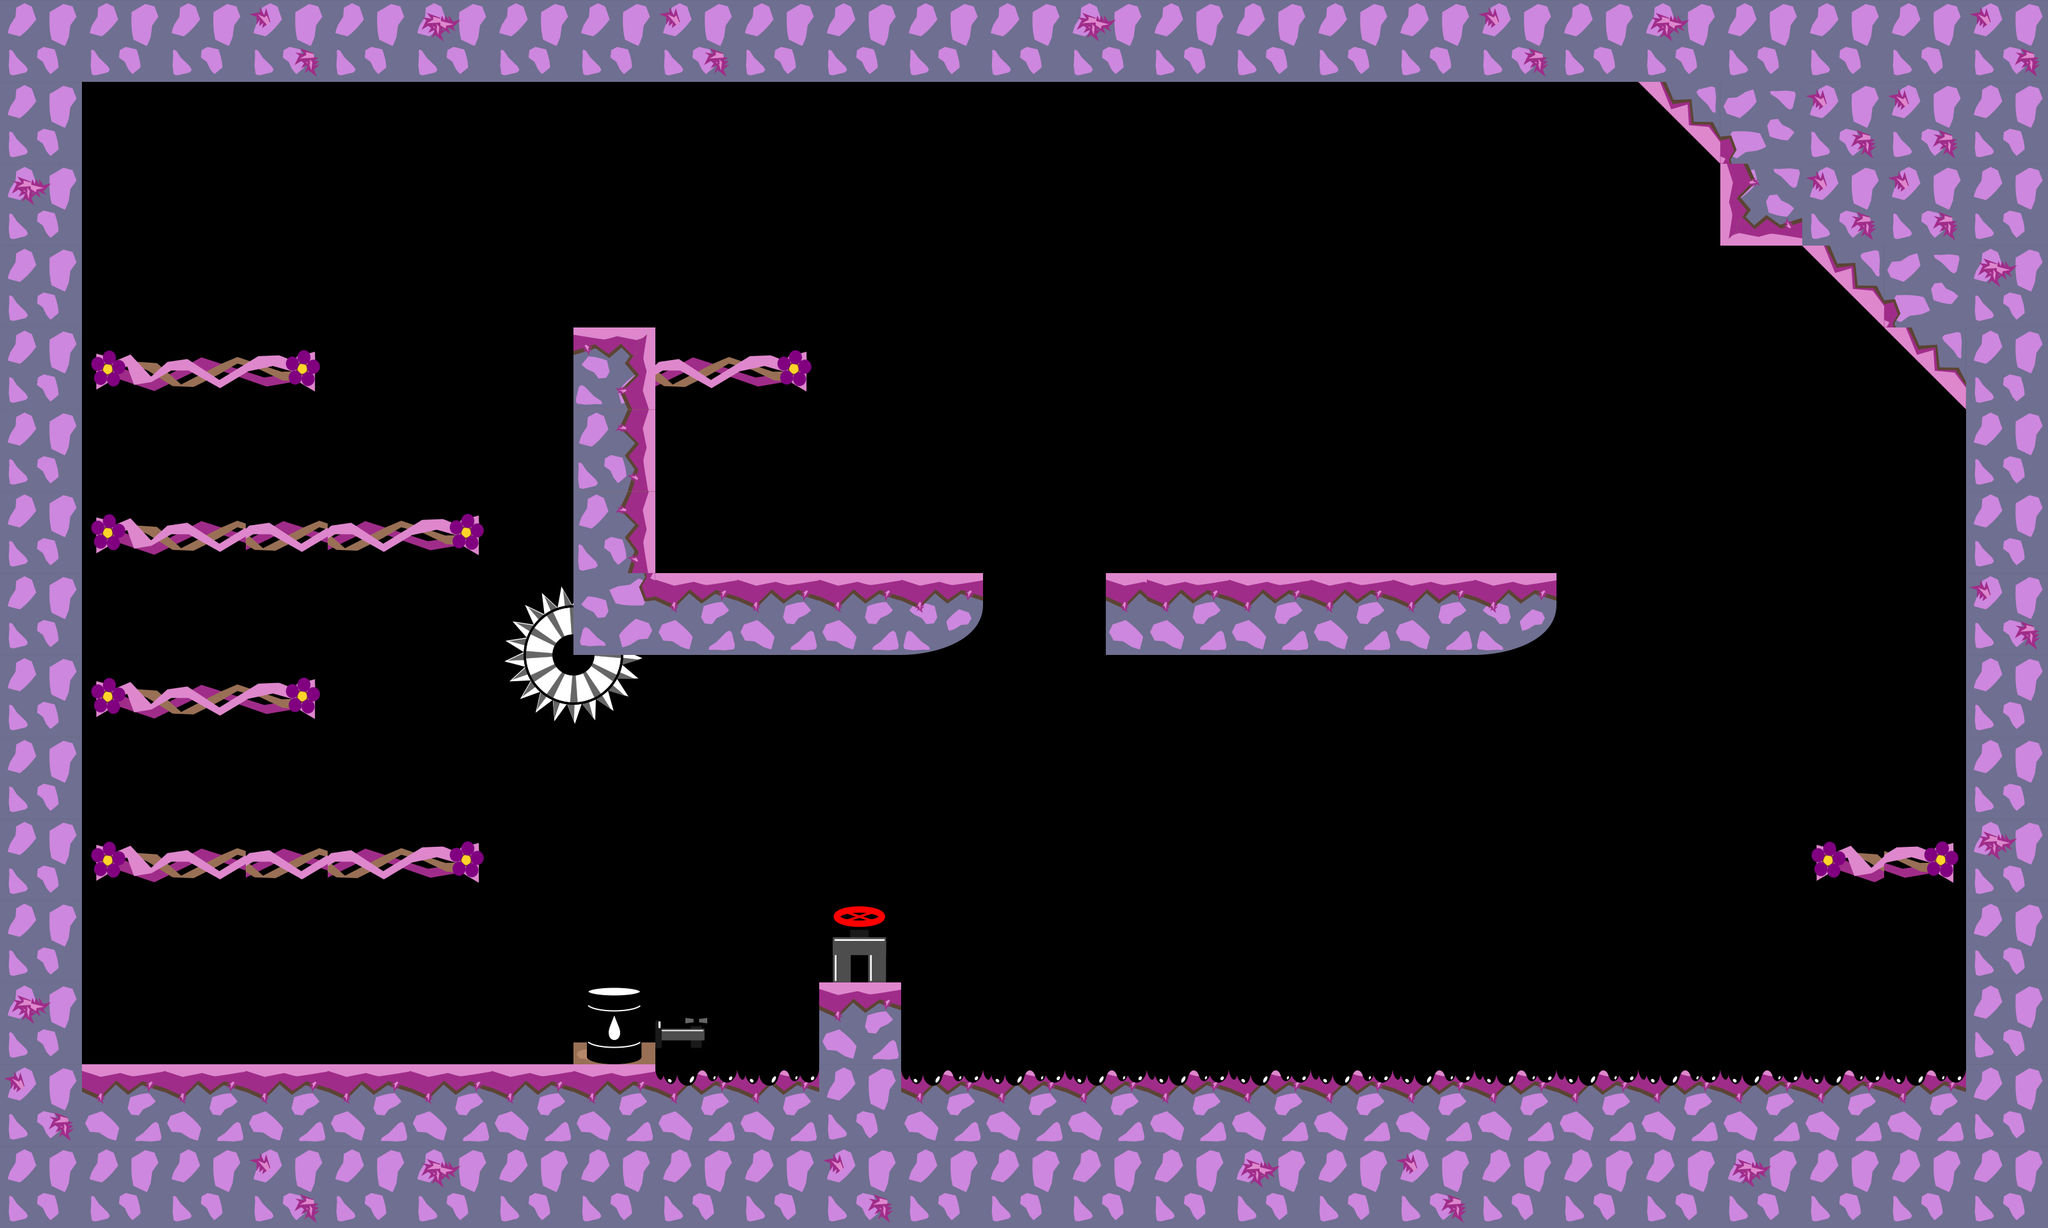

A level layout from a 2D game, rendered from its tile map. Below: a short description, then the map file with tile-grid data replaced by summaries:
An orthogonal 25x15 tile map with 128x128 px tiles, 2 tile layers (graphics, oil), 4 tilesets and 36 objects.

<map version="1.0" tiledversion="1.1.1" orientation="orthogonal" renderorder="right-down" width="25" height="15" tilewidth="128" tileheight="128" infinite="0" nextobjectid="150">
 <tileset firstgid="1" source="tiles_128x128.tsx" />
 <tileset firstgid="37" source="tiles_oil_128x128.tsx" />
 <tileset firstgid="77" source="tiles_128x128_purple.tsx" />
 <tileset firstgid="113" source="tiles_128x128_vines.tsx" />
 <layer name="graphics" width="25" height="15">
  <data>[375 cells, 147 non-empty, 18 distinct tile ids]</data>
 </layer>
 <layer name="oil" width="25" height="15">
  <data>[375 cells, 18 non-empty, 4 distinct tile ids]</data>
 </layer>
 <objectgroup name="blocks">
  <object id="2" x="3072" y="4" width="112" height="1696" />
  <object id="3" x="64" y="52" width="64" height="1684" />
  <object id="4" x="8" y="4" width="3172" height="120" />
  <object id="108" x="896" y="896" width="637.091" height="128" />
  <object id="109" x="896" y="512" width="128" height="384" />
  <object id="127" x="8" y="1664" width="3196" height="248.002" />
  <object id="134" x="1726.06" y="896" width="705.939" height="128" />
  <object id="148" x="2688" y="256" width="128" height="128" />
 </objectgroup>
 <objectgroup name="slope">
  <object id="149" x="2536.36" y="106.061">
   <polygon points="0,0 590.909,575.758 578.788,0" />
  </object>
 </objectgroup>
 <objectgroup name="passBlock">
  <object id="55" x="156.289" y="1326.59" width="581.197" height="46" />
  <object id="104" x="157.622" y="1070.59" width="327.697" height="46" />
  <object id="105" x="165.622" y="817.254" width="571.697" height="46" />
  <object id="106" x="162.955" y="555.92" width="327.697" height="46" />
  <object id="116" x="1024.95" y="555.92" width="233.697" height="46" />
  <object id="137" x="2844.05" y="1327.25" width="219.697" height="46" />
 </objectgroup>
 <objectgroup name="flowers">
  <object id="74" x="256.97" y="672.853" width="69.697" height="69.697">
   <ellipse />
  </object>
  <object id="75" x="608.121" y="266.428" width="69.697" height="69.697">
   <ellipse />
  </object>
  <object id="76" x="2870.06" y="1156.49" width="69.697" height="69.697">
   <ellipse />
  </object>
  <object id="78" x="1593.58" y="1062.31" width="69.697" height="69.697">
   <ellipse />
  </object>
  <object id="79" x="1914.86" y="1404.67" width="69.697" height="69.697">
   <ellipse />
  </object>
  <object id="80" x="917.217" y="378.55" width="69.697" height="69.697">
   <ellipse />
  </object>
  <object id="83" x="652.489" y="674.671" width="69.697" height="69.697">
   <ellipse />
  </object>
  <object id="111" x="228.489" y="374.671" width="69.697" height="69.697">
   <ellipse />
  </object>
  <object id="112" x="1877.22" y="734.55" width="69.697" height="69.697">
   <ellipse />
  </object>
  <object id="114" x="2194.91" y="1398.79" width="69.697" height="69.697">
   <ellipse />
  </object>
  <object id="141" x="2639.76" y="808.006" width="69.697" height="69.697">
   <ellipse />
  </object>
  <object id="143" x="1611.76" y="1410.79" width="69.697" height="69.697">
   <ellipse />
  </object>
  <object id="144" x="2524.61" y="1238.31" width="69.697" height="69.697">
   <ellipse />
  </object>
 </objectgroup>
 <objectgroup name="end">
  <object id="44" x="1302.77" y="1418.55" width="93" height="95">
   <ellipse />
  </object>
 </objectgroup>
 <objectgroup name="pushBlocks">
  <object id="46" x="2242.71" y="757.155" width="124.667" height="124.667" />
  <object id="136" x="1385.13" y="754.124" width="124.667" height="124.667" />
  <object id="140" x="2167.98" y="1519.7" width="124.667" height="124.667" />
  <object id="142" x="1904.34" y="1519.7" width="124.667" height="124.667" />
 </objectgroup>
 <objectgroup name="damage">
  <object id="129" x="796" y="910.667" width="210.667" height="210.667" />
  <object id="130" x="1020.24" y="1651.88" width="2048.91" height="43.5152" />
  <object id="146" x="915" y="1541" width="107" height="128" />
 </objectgroup>
</map>
